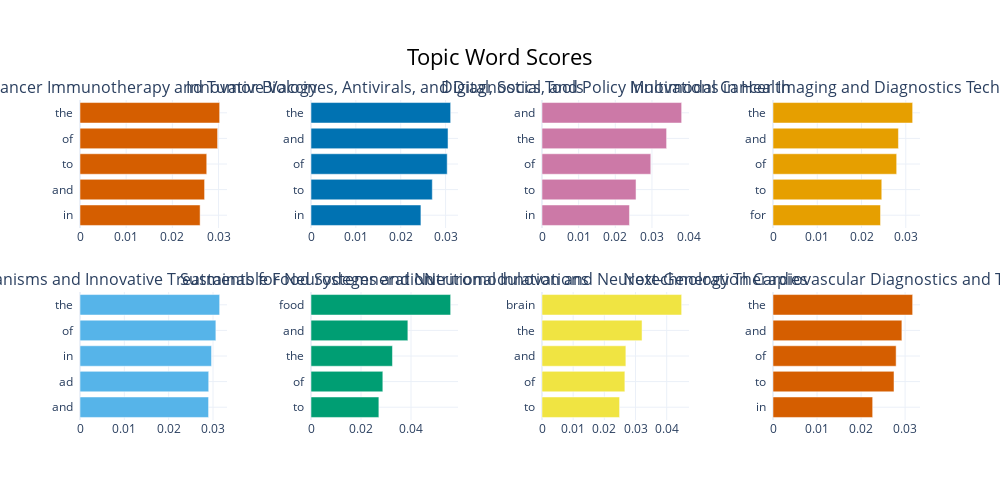

Source (notebook cell):
### Code cell
topic_model.visualize_barchart(custom_labels=True)

### Figure 1 — Plotly figure (JSON) as saved in the notebook; plotly's stock layout.template omitted (floating-point values rounded to 4 significant figures)
{"data": [{"marker": {"color": "#D55E00"}, "orientation": "h", "type": "bar", "x": [0.02602, 0.02699, 0.02745, 0.0298, 0.03025], "xaxis": "x", "y": ["in  ", "and  ", "to  ", "of  ", "the  "], "yaxis": "y"}, {"marker": {"color": "#0072B2"}, "orientation": "h", "type": "bar", "x": [0.0245, 0.02704, 0.03036, 0.03054, 0.03113], "xaxis": "x2", "y": ["in  ", "to  ", "of  ", "and  ", "the  "], "yaxis": "y2"}, {"marker": {"color": "#CC79A7"}, "orientation": "h", "type": "bar", "x": [0.02386, 0.02565, 0.02968, 0.03399, 0.0381], "xaxis": "x3", "y": ["in  ", "to  ", "of  ", "the  ", "and  "], "yaxis": "y3"}, {"marker": {"color": "#E69F00"}, "orientation": "h", "type": "bar", "x": [0.0243, 0.02458, 0.02795, 0.02835, 0.03156], "xaxis": "x4", "y": ["for  ", "to  ", "of  ", "and  ", "the  "], "yaxis": "y4"}, {"marker": {"color": "#56B4E9"}, "orientation": "h", "type": "bar", "x": [0.02899, 0.02902, 0.02967, 0.03064, 0.03149], "xaxis": "x5", "y": ["and  ", "ad  ", "in  ", "of  ", "the  "], "yaxis": "y5"}, {"marker": {"color": "#009E73"}, "orientation": "h", "type": "bar", "x": [0.02714, 0.02873, 0.03258, 0.03874, 0.05585], "xaxis": "x6", "y": ["to  ", "of  ", "the  ", "and  ", "food  "], "yaxis": "y6"}, {"marker": {"color": "#F0E442"}, "orientation": "h", "type": "bar", "x": [0.02489, 0.02658, 0.0269, 0.03209, 0.0448], "xaxis": "x7", "y": ["to  ", "of  ", "and  ", "the  ", "brain  "], "yaxis": "y7"}, {"marker": {"color": "#D55E00"}, "orientation": "h", "type": "bar", "x": [0.02263, 0.02748, 0.02796, 0.02926, 0.03171], "xaxis": "x8", "y": ["in  ", "to  ", "of  ", "and  ", "the  "], "yaxis": "y8"}], "layout": {"annotations": [{"font": {"size": 16}, "showarrow": false, "text": "Cancer Immunotherapy and Tumor Biology", "x": 0.0875, "xanchor": "center", "xref": "paper", "y": 1, "yanchor": "bottom", "yref": "paper"}, {"font": {"size": 16}, "showarrow": false, "text": "Innovative Vaccines, Antivirals, and Diagnostics Tools", "x": 0.3625, "xanchor": "center", "xref": "paper", "y": 1, "yanchor": "bottom", "yref": "paper"}, {"font": {"size": 16}, "showarrow": false, "text": "Digital, Social, and Policy Innovations in Health", "x": 0.6375, "xanchor": "center", "xref": "paper", "y": 1, "yanchor": "bottom", "yref": "paper"}, {"font": {"size": 16}, "showarrow": false, "text": "Multimodal Cancer Imaging and Diagnostics Technologies", "x": 0.9125, "xanchor": "center", "xref": "paper", "y": 1, "yanchor": "bottom", "yref": "paper"}, {"font": {"size": 16}, "showarrow": false, "text": "Molecular Mechanisms and Innovative Treatments for Neurodegeneration", "x": 0.0875, "xanchor": "center", "xref": "paper", "y": 0.4, "yanchor": "bottom", "yref": "paper"}, {"font": {"size": 16}, "showarrow": false, "text": "Sustainable Food Systems and Nutritional Innovations", "x": 0.3625, "xanchor": "center", "xref": "paper", "y": 0.4, "yanchor": "bottom", "yref": "paper"}, {"font": {"size": 16}, "showarrow": false, "text": "Neuromodulation and Neurotechnology Therapies", "x": 0.6375, "xanchor": "center", "xref": "paper", "y": 0.4, "yanchor": "bottom", "yref": "paper"}, {"font": {"size": 16}, "showarrow": false, "text": "Next-Generation Cardiovascular Diagnostics and Therapies", "x": 0.9125, "xanchor": "center", "xref": "paper", "y": 0.4, "yanchor": "bottom", "yref": "paper"}], "height": 500, "hoverlabel": {"bgcolor": "white", "font": {"family": "Rockwell", "size": 16}}, "showlegend": false, "title": {"font": {"color": "Black", "size": 22}, "text": "Topic Word Scores", "x": 0.5, "xanchor": "center", "yanchor": "top"}, "width": 1000, "xaxis": {"anchor": "y", "domain": [0, 0.175], "showgrid": true}, "xaxis2": {"anchor": "y2", "domain": [0.275, 0.45], "showgrid": true}, "xaxis3": {"anchor": "y3", "domain": [0.55, 0.725], "showgrid": true}, "xaxis4": {"anchor": "y4", "domain": [0.825, 1], "showgrid": true}, "xaxis5": {"anchor": "y5", "domain": [0, 0.175], "showgrid": true}, "xaxis6": {"anchor": "y6", "domain": [0.275, 0.45], "showgrid": true}, "xaxis7": {"anchor": "y7", "domain": [0.55, 0.725], "showgrid": true}, "xaxis8": {"anchor": "y8", "domain": [0.825, 1], "showgrid": true}, "yaxis": {"anchor": "x", "domain": [0.6, 1], "showgrid": true}, "yaxis2": {"anchor": "x2", "domain": [0.6, 1], "showgrid": true}, "yaxis3": {"anchor": "x3", "domain": [0.6, 1], "showgrid": true}, "yaxis4": {"anchor": "x4", "domain": [0.6, 1], "showgrid": true}, "yaxis5": {"anchor": "x5", "domain": [0, 0.4], "showgrid": true}, "yaxis6": {"anchor": "x6", "domain": [0, 0.4], "showgrid": true}, "yaxis7": {"anchor": "x7", "domain": [0, 0.4], "showgrid": true}, "yaxis8": {"anchor": "x8", "domain": [0, 0.4], "showgrid": true}}}
